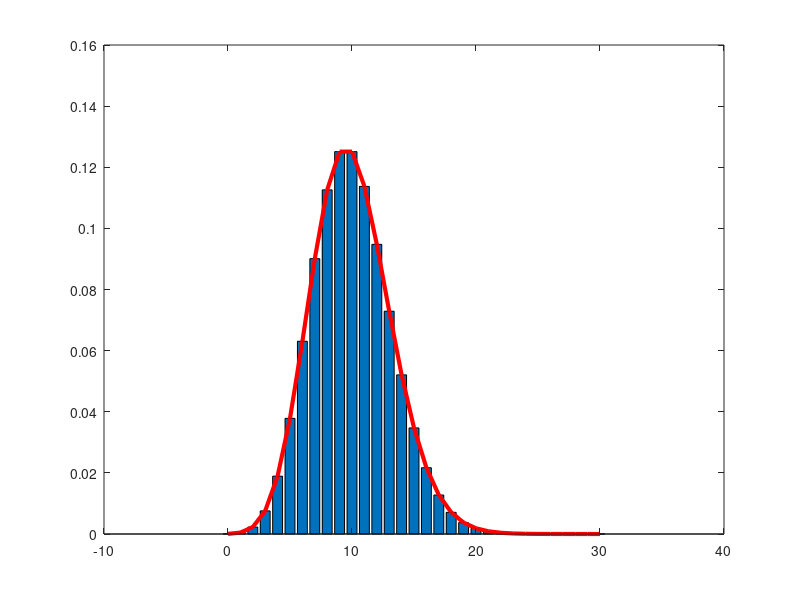

Write MATLAB code to recreate this figure.
%Solve the master equation (tells dependence of probablility distribution
%on time) for the production and degratation of mRNA molecules

%Model Parameters
r=10; %mRNAs/min
gamma=1; %min^-1

%Simulation Parameteres
dt=0.01; %min
TotalTime=10; %min
MaxM=30;    %max # of mRNAs we will consider
times=TotalTime/dt;

%Create a matrix where all of the information is going to be stored.
P = zeros(times, (MaxM+1));
% The last row of this matrix represents the system at steady state

%Initial Condition
P(1,1)=1;      %No mRNA molecules initially

for i=2:times
    for j=2:MaxM
        P(i, j) = P(i-1,j) +...
            r*dt*P(i-1, j-1) - r*dt*P(i-1, j) +...
            gamma*(j)*dt*P(i-1, j+1) - gamma*(j-1)*dt*P(i-1,j);
    end
    %First Bin
    P(i, 1) = P(i-1,1)-r*dt*P(i-1,1)+gamma*(1)*dt*P(i-1,2);
    %Last Bin (MaxM+1)
    P(i,MaxM+1) = P(i-1,MaxM+1)+r*dt*P(i-1,MaxM)-gamma*dt*MaxM*P(i-1,MaxM+1);
end

%Make a movie of the simulation
PVector = 0:MaxM;
% figure(1)
% for i = 1:TotalTime/dt
%     bar(PVector, P(i,:))
%     ylim([0,0.3])
%     drawnow
% end

%Compare the last frame of our distributions to the Poisson distribution.
%P is the data from an experimental simulation of a constitutive promoter,
%and P_theoretical is the equation we found for a Poisson Distribution that
%should model our data. Remember to use "." for elementwise matrix
%operations.
P_theoretical = 1./factorial(PVector).*(r/gamma).^PVector*exp(-r/gamma);

figure(2)
bar(PVector, P(TotalTime/dt,:))
hold on
plot(PVector, P_theoretical, '-r', 'LineWidth', 3)
hold off
    